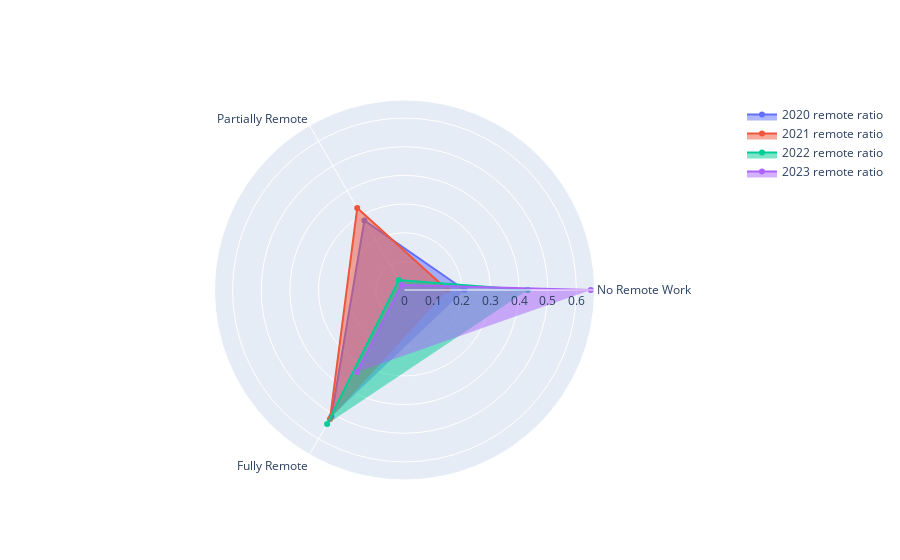

The notebook cell this image was saved under:
### Markdown cell above
##### We do this to check whether remote ratio gets affected over time. -Remote Ratio by Work Year

### Code cell
remote_year = uc12.groupby(['work_year','remote_ratio']).size()
ratio_2020 = np.round(remote_year[2020].values/remote_year[2020].values.sum(),2)
ratio_2021 = np.round(remote_year[2021].values/remote_year[2021].values.sum(),2)
ratio_2022 = np.round(remote_year[2022].values/remote_year[2022].values.sum(),2)
ratio_2023 = np.round(remote_year[2023].values/remote_year[2023].values.sum(),2)

fig = go.Figure()
categories = ['No Remote Work', 'Partially Remote', 'Fully Remote']
fig.add_trace(go.Scatterpolar(
            r = ratio_2020, theta = categories, 
            fill = 'toself', name = '2020 remote ratio'))

fig.add_trace(go.Scatterpolar(
            r = ratio_2021, theta = categories,
            fill = 'toself', name = '2021 remote ratio'))

fig.add_trace(go.Scatterpolar(
            r = ratio_2022, theta = categories,
            fill = 'toself', name = '2022 remote ratio'))

fig.add_trace(go.Scatterpolar(
            r = ratio_2023, theta = categories,
            fill = 'toself', name = '2023 remote ratio'))

fig.show()

### Figure 1 — Plotly figure (JSON) as saved in the notebook; plotly's stock layout.template omitted (floating-point values rounded to 4 significant figures)
{"data": [{"fill": "toself", "name": "2020 remote ratio", "r": [0.21, 0.28, 0.51], "theta": ["No Remote Work", "Partially Remote", "Fully Remote"], "type": "scatterpolar"}, {"fill": "toself", "name": "2021 remote ratio", "r": [0.15, 0.33, 0.52], "theta": ["No Remote Work", "Partially Remote", "Fully Remote"], "type": "scatterpolar"}, {"fill": "toself", "name": "2022 remote ratio", "r": [0.43, 0.04, 0.54], "theta": ["No Remote Work", "Partially Remote", "Fully Remote"], "type": "scatterpolar"}, {"fill": "toself", "name": "2023 remote ratio", "r": [0.65, 0.02, 0.33], "theta": ["No Remote Work", "Partially Remote", "Fully Remote"], "type": "scatterpolar"}], "layout": {}}
